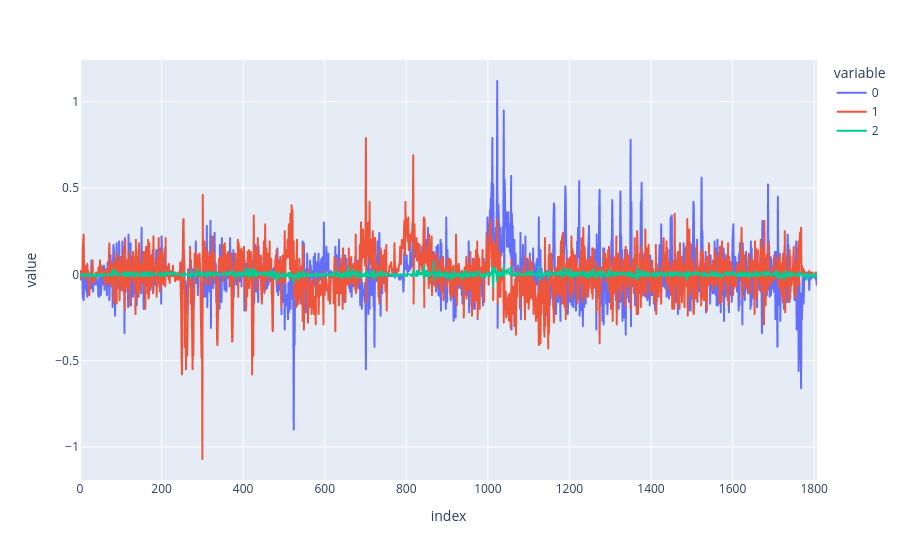

Write notebook code for a chart like this one.
### Code cell
px.line(np.diff(vel, axis=0))

### Figure 1 — Plotly figure (JSON) as saved in the notebook; plotly's stock layout.template omitted (floating-point values rounded to 4 significant figures; data arrays with more than 128 entries replaced by an {"elided": "..."} marker saying what was removed)
{"data": [{"hovertemplate": "variable=0<br>index=%{x}<br>value=%{y}<extra></extra>", "legendgroup": "0", "line": {"color": "#636efa", "dash": "solid"}, "marker": {"symbol": "circle"}, "mode": "lines", "name": "0", "showlegend": true, "type": "scattergl", "x": {"elided": "1808 int values"}, "xaxis": "x", "y": {"elided": "1808 float values"}, "yaxis": "y"}, {"hovertemplate": "variable=1<br>index=%{x}<br>value=%{y}<extra></extra>", "legendgroup": "1", "line": {"color": "#EF553B", "dash": "solid"}, "marker": {"symbol": "circle"}, "mode": "lines", "name": "1", "showlegend": true, "type": "scattergl", "x": {"elided": "1808 int values"}, "xaxis": "x", "y": {"elided": "1808 float values"}, "yaxis": "y"}, {"hovertemplate": "variable=2<br>index=%{x}<br>value=%{y}<extra></extra>", "legendgroup": "2", "line": {"color": "#00cc96", "dash": "solid"}, "marker": {"symbol": "circle"}, "mode": "lines", "name": "2", "showlegend": true, "type": "scattergl", "x": {"elided": "1808 int values"}, "xaxis": "x", "y": {"elided": "1808 float values"}, "yaxis": "y"}], "layout": {"legend": {"title": {"text": "variable"}, "tracegroupgap": 0}, "margin": {"t": 60}, "xaxis": {"anchor": "y", "domain": [0, 1], "title": {"text": "index"}}, "yaxis": {"anchor": "x", "domain": [0, 1], "title": {"text": "value"}}}}
